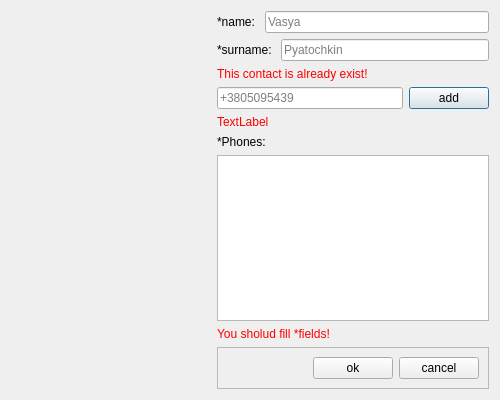
<?xml version="1.0" encoding="UTF-8"?>
<ui version="4.0">
 <class>AddDialog</class>
 <widget class="QDialog" name="AddDialog">
  <property name="enabled">
   <bool>true</bool>
  </property>
  <property name="geometry">
   <rect>
    <x>0</x>
    <y>0</y>
    <width>500</width>
    <height>400</height>
   </rect>
  </property>
  <property name="windowTitle">
   <string>Dialog</string>
  </property>
  <property name="styleSheet">
   <string notr="true"/>
  </property>
  <layout class="QGridLayout" name="gridLayout">
   <item row="0" column="0">
    <widget class="QLabel" name="picLabel">
     <property name="enabled">
      <bool>true</bool>
     </property>
     <property name="minimumSize">
      <size>
       <width>200</width>
       <height>200</height>
      </size>
     </property>
     <property name="styleSheet">
      <string notr="true"/>
     </property>
     <property name="text">
      <string/>
     </property>
    </widget>
   </item>
   <item row="1" column="0">
    <spacer name="verticalSpacer">
     <property name="orientation">
      <enum>Qt::Vertical</enum>
     </property>
     <property name="sizeHint" stdset="0">
      <size>
       <width>20</width>
       <height>85</height>
      </size>
     </property>
    </spacer>
   </item>
   <item row="0" column="1" rowspan="2">
    <widget class="QSplitter" name="splitter">
     <property name="orientation">
      <enum>Qt::Vertical</enum>
     </property>
     <widget class="QWidget" name="">
      <layout class="QVBoxLayout" name="verticalLayout">
       <item>
        <layout class="QHBoxLayout" name="horizontalLayout">
         <item>
          <widget class="QLabel" name="namelabel">
           <property name="text">
            <string>*name: </string>
           </property>
          </widget>
         </item>
         <item>
          <widget class="QLineEdit" name="nameLine">
           <property name="text">
            <string/>
           </property>
           <property name="placeholderText">
            <string>Vasya</string>
           </property>
          </widget>
         </item>
        </layout>
       </item>
       <item>
        <layout class="QHBoxLayout" name="horizontalLayout_2">
         <item>
          <widget class="QLabel" name="surnameLabel">
           <property name="text">
            <string>*surname: </string>
           </property>
          </widget>
         </item>
         <item>
          <widget class="QLineEdit" name="surnameLine">
           <property name="placeholderText">
            <string>Pyatochkin</string>
           </property>
          </widget>
         </item>
        </layout>
       </item>
       <item>
        <widget class="QLabel" name="nameWarningLabel">
         <property name="styleSheet">
          <string notr="true">color: #FF0000</string>
         </property>
         <property name="text">
          <string>This contact is already exist!</string>
         </property>
        </widget>
       </item>
       <item>
        <layout class="QVBoxLayout" name="verticalLayout_2">
         <item>
          <layout class="QHBoxLayout" name="horizontalLayout_3">
           <item>
            <widget class="QLineEdit" name="phoneLine">
             <property name="placeholderText">
              <string>+3805095439</string>
             </property>
            </widget>
           </item>
           <item>
            <widget class="QPushButton" name="addPhoneBtn">
             <property name="text">
              <string>add</string>
             </property>
            </widget>
           </item>
          </layout>
         </item>
         <item>
          <widget class="QLabel" name="phoneWarningLabel">
           <property name="styleSheet">
            <string notr="true">color: #FF0000</string>
           </property>
           <property name="text">
            <string>TextLabel</string>
           </property>
          </widget>
         </item>
        </layout>
       </item>
       <item>
        <widget class="QLabel" name="phonesLabel">
         <property name="text">
          <string>*Phones: </string>
         </property>
        </widget>
       </item>
       <item>
        <widget class="QListWidget" name="listWidget"/>
       </item>
      </layout>
     </widget>
    </widget>
   </item>
   <item row="3" column="1">
    <widget class="QFrame" name="frame">
     <property name="frameShape">
      <enum>QFrame::StyledPanel</enum>
     </property>
     <property name="frameShadow">
      <enum>QFrame::Raised</enum>
     </property>
     <layout class="QGridLayout" name="gridLayout_2">
      <item row="0" column="2">
       <widget class="QPushButton" name="cancelBtn">
        <property name="text">
         <string>cancel</string>
        </property>
       </widget>
      </item>
      <item row="0" column="1">
       <widget class="QPushButton" name="okBtn">
        <property name="text">
         <string>ok</string>
        </property>
       </widget>
      </item>
      <item row="0" column="0">
       <spacer name="horizontalSpacer">
        <property name="orientation">
         <enum>Qt::Horizontal</enum>
        </property>
        <property name="sizeHint" stdset="0">
         <size>
          <width>40</width>
          <height>20</height>
         </size>
        </property>
       </spacer>
      </item>
     </layout>
    </widget>
   </item>
   <item row="2" column="1">
    <widget class="QLabel" name="finalWarning">
     <property name="styleSheet">
      <string notr="true">color: #FF0000</string>
     </property>
     <property name="text">
      <string>You sholud fill *fields!</string>
     </property>
    </widget>
   </item>
  </layout>
 </widget>
 <resources/>
 <connections/>
</ui>
